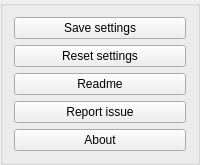
         <widget class="QGroupBox" name="groupBox_5">
          <property name="sizePolicy">
           <sizepolicy hsizetype="Preferred" vsizetype="Preferred">
            <horstretch>0</horstretch>
            <verstretch>0</verstretch>
           </sizepolicy>
          </property>
          <property name="maximumSize">
           <size>
            <width>200</width>
            <height>16777215</height>
           </size>
          </property>
          <property name="title">
           <string/>
          </property>
          <layout class="QGridLayout" name="gridLayout_30">
           <item row="2" column="0">
            <widget class="QPushButton" name="pushButton_ReadMe">
             <property name="font">
              <font>
               <underline>false</underline>
              </font>
             </property>
             <property name="text">
              <string>Readme</string>
             </property>
            </widget>
           </item>
           <item row="1" column="0">
            <widget class="QPushButton" name="pushButton_ResetSettings">
             <property name="text">
              <string>Reset settings</string>
             </property>
            </widget>
           </item>
           <item row="3" column="0">
            <widget class="QPushButton" name="pushButton_Report">
             <property name="font">
              <font>
               <underline>false</underline>
              </font>
             </property>
             <property name="text">
              <string>Report issue</string>
             </property>
            </widget>
           </item>
           <item row="0" column="0">
            <widget class="QPushButton" name="pushButton_SaveSettings">
             <property name="enabled">
              <bool>true</bool>
             </property>
             <property name="text">
              <string>Save settings</string>
             </property>
            </widget>
           </item>
           <item row="4" column="0">
            <widget class="QPushButton" name="pushButton_about">
             <property name="text">
              <string>About</string>
             </property>
            </widget>
           </item>
          </layout>
         </widget>
